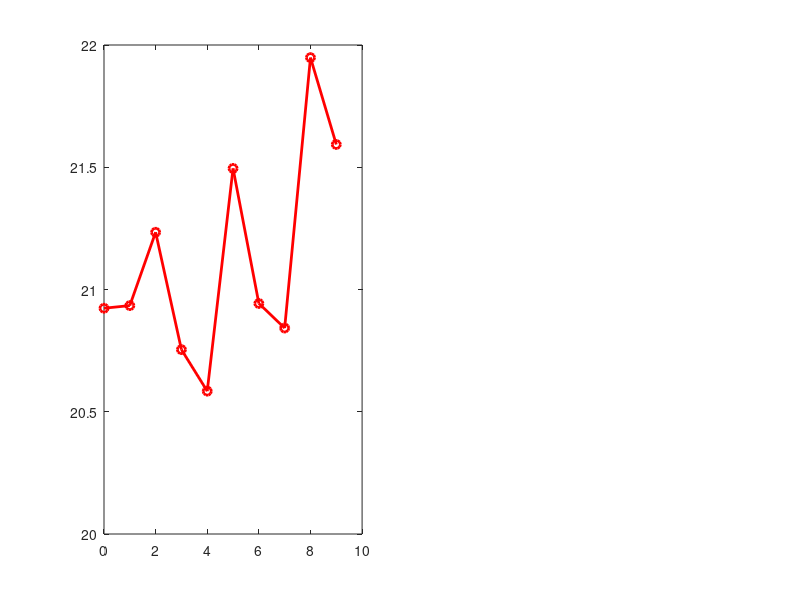

Source code (MATLAB): (Note: this script raises an error after producing the figure.)
clc, close all, clear all;

time_intervals = 0:1:9; % Time from 0 to 9 minutes

% Test 1 results
FIT4000_kg_hr_test1 = [20.9234, 20.9342, 21.2341, 20.7542, 20.5843, 21.4953, 20.9428, 20.8424, 21.9485, 21.5932];
ExternFlowmeter_kg_hr_test1 = [19.1234, 19.1542, 19.1432, 19.1432, 19.1543, 19.1495, 19.1535, 19.1459, 19.1525, 19.1496];

% Test 2 results
FIT4000_kg_hr_test2 = [12.4352, 11.8543, 12.3561, 12.1957, 11.8525, 12.3563, 12.1654, 11.9543, 12.1295, 12.0564];
ExternFlowmeter_kg_hr_test2 = [11.1231, 11.1351, 11.1564, 11.1153, 11.1399, 11.1274, 11.1453, 11.1642, 11.1346, 11.1265];

% Calculate the average values for each test
average_FIT4000_test1 = mean(FIT4000_kg_hr_test1);
average_ExternFlowmeter_test1 = mean(ExternFlowmeter_kg_hr_test1);
average_FIT4000_test2 = mean(FIT4000_kg_hr_test2);
average_ExternFlowmeter_test2 = mean(ExternFlowmeter_kg_hr_test2);

% Totalizer
Totalizer_FIT4000_test1 = 3.6230 * 60/10.1;
Totalizer_ExternFlowmeter_test1 = 3.2154 * 60/10.1;
Totalizer_FIT4000_test2 = 2.0410 * 60/10.1;
Totalizer_ExternFlowmeter_test2 = 1.8740 * 60/10.1;


% Create figure
figure;

% Subplot for Test 1
subplot(1,2,1); % Adjust to a 1x2 grid for two tests
plot(time_intervals, FIT4000_kg_hr_test1,'LineWidth', 2, 'Marker', 'o', 'Color', 'red','DisplayName', '42FIT4000');
hold on;
yline(Totalizer_FIT4000_test1,':', 'Color', 'red', 'LineWidth', 2,'DisplayName', 'Totalizer');
plot(time_intervals, ExternFlowmeter_kg_hr_test1, 'LineWidth', 2, 'Marker', 's', 'Color', 'green','DisplayName', 'External Flow meter');
yline(Totalizer_ExternFlowmeter_test1,':', 'Color', 'green', 'LineWidth', 2,'DisplayName', 'Totalizer');
title('Deviation Test 1 [Pump Strokelength: 50%]');
xlabel('Time [min]', 'FontSize', 10, 'FontWeight', 'bold');
ylabel('Flow Rate [kg/hr]', 'FontSize', 10, 'FontWeight', 'bold');
xlim([0,9]);
ylim([10 25]);
grid on;
legend('show');
% Customize and position the legend
lgd.Title.String = 'Legend';
lgd.Title.FontWeight = 'bold';

% Subplot for Test 2
subplot(1,2,2); % Adjust to a 1x2 grid for two tests
plot(time_intervals, FIT4000_kg_hr_test2, 'LineWidth', 2, 'Marker', 'o', 'Color', 'red','DisplayName', '42FIT4000');
hold on;
yline(Totalizer_FIT4000_test2,':', 'Color', 'red', 'LineWidth', 2,'DisplayName', 'Totalizer');
plot(time_intervals, ExternFlowmeter_kg_hr_test2,'LineWidth', 2, 'Marker', 's', 'Color', 'green','DisplayName', 'External Flow meter');
yline(Totalizer_ExternFlowmeter_test2,':', 'Color', 'green', 'LineWidth', 2,'DisplayName', 'Totalizer');
title('Deviation Test 2 [Pump Strokelength: 35%]');
xlabel('Time [min]', 'FontSize', 10, 'FontWeight', 'bold');
ylabel('Flow Rate [kg/hr]', 'FontSize', 10, 'FontWeight', 'bold');
xlim([0,9]);
ylim([10 25]);
grid on;
legend('show');
% Customize and position the legend
lgd.Title.String = 'Legend';
lgd.Title.FontWeight = 'bold';

hold off;




